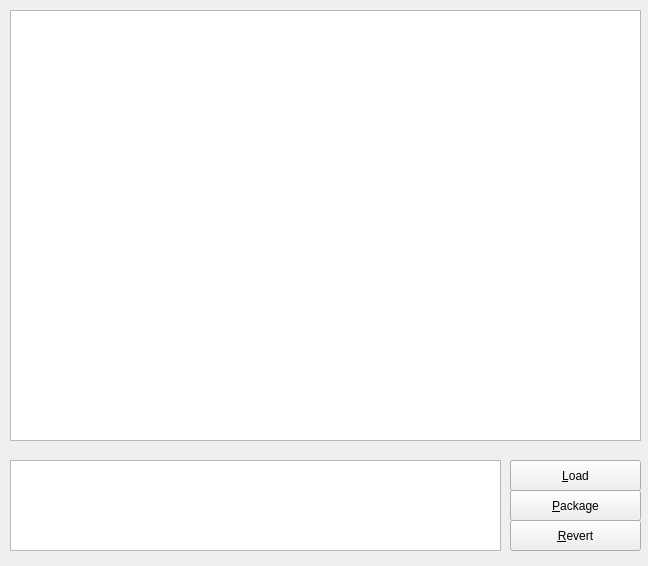
<?xml version="1.0" encoding="UTF-8"?>
<ui version="4.0">
 <class>MainWindow</class>
 <widget class="QMainWindow" name="MainWindow">
  <property name="windowModality">
   <enum>Qt::ApplicationModal</enum>
  </property>
  <property name="geometry">
   <rect>
    <x>0</x>
    <y>0</y>
    <width>648</width>
    <height>566</height>
   </rect>
  </property>
  <property name="sizePolicy">
   <sizepolicy hsizetype="Fixed" vsizetype="Fixed">
    <horstretch>0</horstretch>
    <verstretch>0</verstretch>
   </sizepolicy>
  </property>
  <property name="windowTitle">
   <string>MainWindow</string>
  </property>
  <widget class="QWidget" name="centralWidget">
   <widget class="QListWidget" name="theme_list">
    <property name="geometry">
     <rect>
      <x>10</x>
      <y>460</y>
      <width>491</width>
      <height>91</height>
     </rect>
    </property>
   </widget>
   <widget class="QGraphicsView" name="theme_view">
    <property name="geometry">
     <rect>
      <x>10</x>
      <y>10</y>
      <width>631</width>
      <height>431</height>
     </rect>
    </property>
   </widget>
   <widget class="QPushButton" name="load_button">
    <property name="geometry">
     <rect>
      <x>510</x>
      <y>460</y>
      <width>131</width>
      <height>31</height>
     </rect>
    </property>
    <property name="text">
     <string>&amp;Load</string>
    </property>
   </widget>
   <widget class="QPushButton" name="package_button">
    <property name="geometry">
     <rect>
      <x>510</x>
      <y>490</y>
      <width>131</width>
      <height>31</height>
     </rect>
    </property>
    <property name="text">
     <string>&amp;Package</string>
    </property>
   </widget>
   <widget class="QPushButton" name="revert_button">
    <property name="geometry">
     <rect>
      <x>510</x>
      <y>520</y>
      <width>131</width>
      <height>31</height>
     </rect>
    </property>
    <property name="text">
     <string>&amp;Revert</string>
    </property>
   </widget>
  </widget>
 </widget>
 <layoutdefault spacing="6" margin="11"/>
 <resources/>
 <connections/>
</ui>
